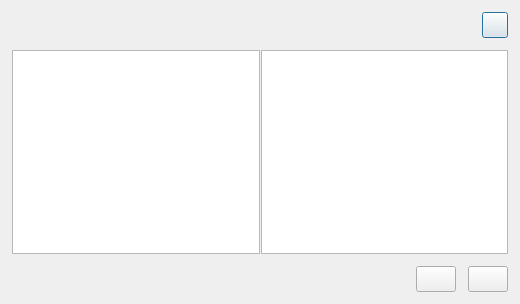
<?xml version="1.0" encoding="UTF-8"?>
<ui version="4.0">
    <class>RaptorCopyUser</class>
    <widget class="QDialog" name="RaptorCopyUser">
        <property name="geometry">
            <rect>
                <x>0</x>
                <y>0</y>
                <width>520</width>
                <height>304</height>
            </rect>
        </property>
        <property name="sizePolicy">
            <sizepolicy hsizetype="Preferred" vsizetype="Preferred">
                <horstretch>0</horstretch>
                <verstretch>0</verstretch>
            </sizepolicy>
        </property>
        <property name="minimumSize">
            <size>
                <width>520</width>
                <height>304</height>
            </size>
        </property>
        <property name="maximumSize">
            <size>
                <width>520</width>
                <height>304</height>
            </size>
        </property>
        <property name="windowTitle">
            <string>Dialog</string>
        </property>
        <layout class="QVBoxLayout" name="_CopyUserLayout">
            <property name="spacing">
                <number>0</number>
            </property>
            <property name="leftMargin">
                <number>0</number>
            </property>
            <property name="topMargin">
                <number>0</number>
            </property>
            <property name="rightMargin">
                <number>0</number>
            </property>
            <property name="bottomMargin">
                <number>0</number>
            </property>
            <item>
                <widget class="QWidget" name="_Stage" native="true">
                    <layout class="QVBoxLayout" name="_StageLayout">
                        <property name="spacing">
                            <number>0</number>
                        </property>
                        <property name="leftMargin">
                            <number>0</number>
                        </property>
                        <property name="topMargin">
                            <number>0</number>
                        </property>
                        <property name="rightMargin">
                            <number>0</number>
                        </property>
                        <property name="bottomMargin">
                            <number>0</number>
                        </property>
                        <item>
                            <widget class="QWidget" name="_Header" native="true">
                                <property name="minimumSize">
                                    <size>
                                        <width>0</width>
                                        <height>50</height>
                                    </size>
                                </property>
                                <property name="maximumSize">
                                    <size>
                                        <width>16777215</width>
                                        <height>50</height>
                                    </size>
                                </property>
                                <property name="styleSheet">
                                    <string notr="true"/>
                                </property>
                                <layout class="QHBoxLayout" name="_HeaderLayout" stretch="8,1,1">
                                    <property name="spacing">
                                        <number>12</number>
                                    </property>
                                    <property name="leftMargin">
                                        <number>12</number>
                                    </property>
                                    <property name="topMargin">
                                        <number>0</number>
                                    </property>
                                    <property name="rightMargin">
                                        <number>12</number>
                                    </property>
                                    <property name="bottomMargin">
                                        <number>0</number>
                                    </property>
                                    <item>
                                        <widget class="QLabel" name="_Title">
                                            <property name="styleSheet">
                                                <string notr="true"/>
                                            </property>
                                            <property name="text">
                                                <string/>
                                            </property>
                                        </widget>
                                    </item>
                                    <item>
                                        <spacer name="_HeaderSpacer">
                                            <property name="orientation">
                                                <enum>Qt::Horizontal</enum>
                                            </property>
                                            <property name="sizeHint" stdset="0">
                                                <size>
                                                    <width>40</width>
                                                    <height>20</height>
                                                </size>
                                            </property>
                                        </spacer>
                                    </item>
                                    <item>
                                        <widget class="QPushButton" name="_Close">
                                            <property name="minimumSize">
                                                <size>
                                                    <width>26</width>
                                                    <height>26</height>
                                                </size>
                                            </property>
                                            <property name="maximumSize">
                                                <size>
                                                    <width>26</width>
                                                    <height>26</height>
                                                </size>
                                            </property>
                                            <property name="styleSheet">
                                                <string notr="true"/>
                                            </property>
                                            <property name="text">
                                                <string/>
                                            </property>
                                            <property name="iconSize">
                                                <size>
                                                    <width>16</width>
                                                    <height>16</height>
                                                </size>
                                            </property>
                                        </widget>
                                    </item>
                                </layout>
                            </widget>
                        </item>
                        <item>
                            <widget class="QWidget" name="_Body" native="true">
                                <layout class="QHBoxLayout" name="_BodyLayout">
                                    <property name="spacing">
                                        <number>0</number>
                                    </property>
                                    <property name="leftMargin">
                                        <number>12</number>
                                    </property>
                                    <property name="topMargin">
                                        <number>0</number>
                                    </property>
                                    <property name="rightMargin">
                                        <number>12</number>
                                    </property>
                                    <property name="bottomMargin">
                                        <number>0</number>
                                    </property>
                                    <item>
                                        <widget class="QSplitter" name="_Splitter">
                                            <property name="orientation">
                                                <enum>Qt::Horizontal</enum>
                                            </property>
                                            <property name="handleWidth">
                                                <number>1</number>
                                            </property>
                                            <property name="childrenCollapsible">
                                                <bool>false</bool>
                                            </property>
                                            <widget class="QTableView" name="_SourceView"/>
                                            <widget class="QTableView" name="_TargetView"/>
                                        </widget>
                                    </item>
                                </layout>
                            </widget>
                        </item>
                        <item>
                            <widget class="QWidget" name="_Footer" native="true">
                                <property name="minimumSize">
                                    <size>
                                        <width>0</width>
                                        <height>50</height>
                                    </size>
                                </property>
                                <property name="maximumSize">
                                    <size>
                                        <width>16777215</width>
                                        <height>50</height>
                                    </size>
                                </property>
                                <layout class="QHBoxLayout" name="_FooterLayout">
                                    <property name="spacing">
                                        <number>12</number>
                                    </property>
                                    <property name="leftMargin">
                                        <number>12</number>
                                    </property>
                                    <property name="topMargin">
                                        <number>0</number>
                                    </property>
                                    <property name="rightMargin">
                                        <number>12</number>
                                    </property>
                                    <property name="bottomMargin">
                                        <number>0</number>
                                    </property>
                                    <item>
                                        <spacer name="_FooterSpacer">
                                            <property name="orientation">
                                                <enum>Qt::Horizontal</enum>
                                            </property>
                                            <property name="sizeHint" stdset="0">
                                                <size>
                                                    <width>40</width>
                                                    <height>20</height>
                                                </size>
                                            </property>
                                        </spacer>
                                    </item>
                                    <item>
                                        <widget class="QPushButton" name="_OK">
                                            <property name="minimumSize">
                                                <size>
                                                    <width>0</width>
                                                    <height>26</height>
                                                </size>
                                            </property>
                                            <property name="maximumSize">
                                                <size>
                                                    <width>16777215</width>
                                                    <height>26</height>
                                                </size>
                                            </property>
                                            <property name="styleSheet">
                                                <string notr="true"/>
                                            </property>
                                            <property name="text">
                                                <string/>
                                            </property>
                                        </widget>
                                    </item>
                                    <item>
                                        <widget class="QPushButton" name="_Cancel">
                                            <property name="minimumSize">
                                                <size>
                                                    <width>0</width>
                                                    <height>26</height>
                                                </size>
                                            </property>
                                            <property name="maximumSize">
                                                <size>
                                                    <width>16777215</width>
                                                    <height>26</height>
                                                </size>
                                            </property>
                                            <property name="styleSheet">
                                                <string notr="true"/>
                                            </property>
                                            <property name="text">
                                                <string/>
                                            </property>
                                        </widget>
                                    </item>
                                </layout>
                            </widget>
                        </item>
                    </layout>
                </widget>
            </item>
        </layout>
    </widget>
    <resources/>
    <connections/>
</ui>
